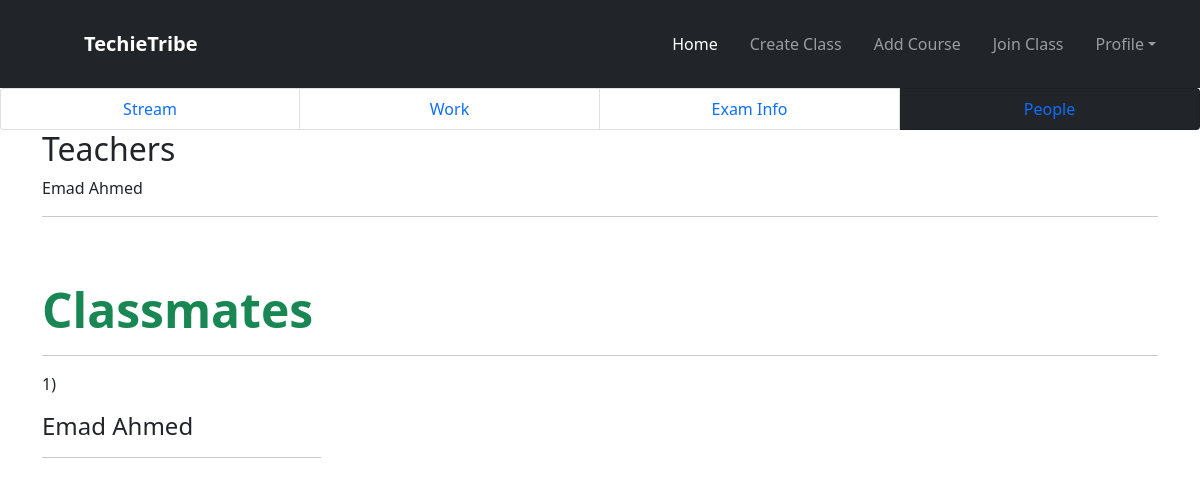
The app's page /teacher/peopleview/3/, older data.
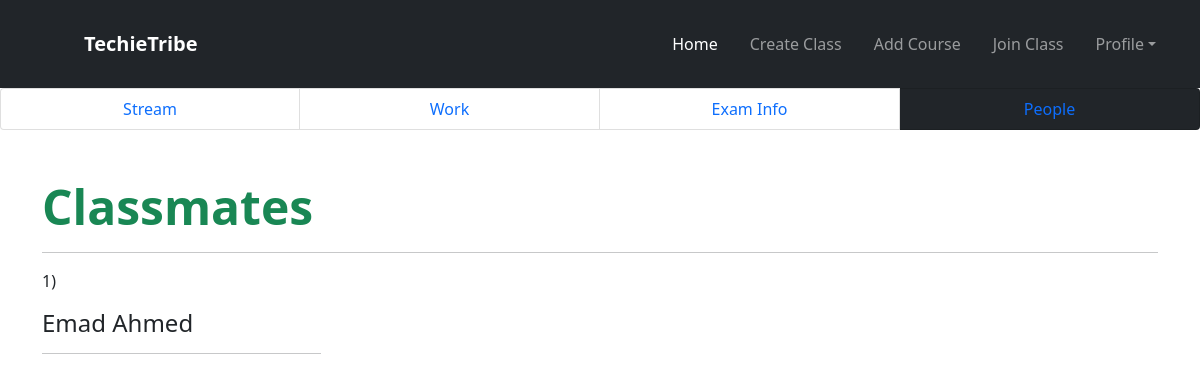
The same page, newer data.
### teacher/models.py (models this page shows)
class JoinClassteach(models.Model):
    teacher = models.ForeignKey(User, on_delete=models.CASCADE)
    myclass = models.ForeignKey(CreateClass, on_delete=models.CASCADE)

### student/models.py (models this page shows)
class JoinClass(models.Model):
    student = models.ForeignKey(Student, on_delete=models.CASCADE)
    myclass = models.ForeignKey(CreateClass, on_delete=models.CASCADE)

### mainapp/models.py (models this page shows, shortened)
class Student(models.Model):
    id_no = models.IntegerField()
    first_name = models.CharField(max_length=100)
    last_name = models.CharField(max_length=100)
    email = models.EmailField()
    password = models.CharField(max_length=100)
    cpassword = models.CharField(max_length=100)

### teacher/views.py (the view)
class PeopleView(View):
    def get(self, request, id):
        create = CreateClass.objects.get(id=id)
        joinclass = JoinClass.objects.filter(myclass=create)
        joinclassteacher = JoinClassteach.objects.filter(myclass=create)
        return render(request, "peopleview.html", {"mainid": id, "joinstudent": joinclass, "joinclassteacher": joinclassteacher})

### teacher/templates/peopleview.html (shortened to what this page needs)
{% extends 'base_teacher.html' %} <br />
{% load static %} <br />
{% block content %}
<link rel="stylesheet" href="{% static 'css/card.css' %}" />
<link
  rel="stylesheet"
  href="https://cdnjs.cloudflare.com/ajax/libs/font-awesome/6.1.1/css/all.min.css"
/>
<ul class="list-group list-group-horizontal col-12">
  <li class="list-group-item col-3 text-center">
    <a href="{% url 'classshow' mainid %}">Stream</a>
  </li>
  <li class="list-group-item col-3 text-center text-white">
    <a href="{% url 'addwork' mainid %}">Work</a>
  </li>
  <li class="list-group-item col-3 text-center">
    <a href="{% url 'examview' mainid %}">Exam Info</a>
  </li>
  <li class="list-group-item col-3 text-center bg-dark text-white">
    <a href="{% url 'peopleview' mainid %}">People</a>
  </li>
</ul>
<div class="container">
  {% if joinclassteacher %}
  <h2>Teachers</h2>
  {% for t in joinclassteacher %}
  <p>{{t.teacher.first_name}} {{t.teacher.last_name}}</p>
  {% endfor %}
  <hr />
  {% endif %}
  <br />
  {% if joinstudent %}
  <h2 class="mt-4 display-5 fw-bold text-success">Classmates</h2>
  <hr />
  {% for s in joinstudent %}
  <p>{{forloop.counter}})</p>
  <h4>{{s.student.first_name}} {{s.student.last_name}}</h4>
  <hr class="w-25" />
  {% endfor %} {% endif %}
</div>
{% endblock content %}

Row changes from the older to the newer data that the page shows:
removed JoinClassteach: teacher.first_name "Emad", teacher.last_name "Ahmed"
Text that changed along with them:
text no longer shown: "Teachers"
